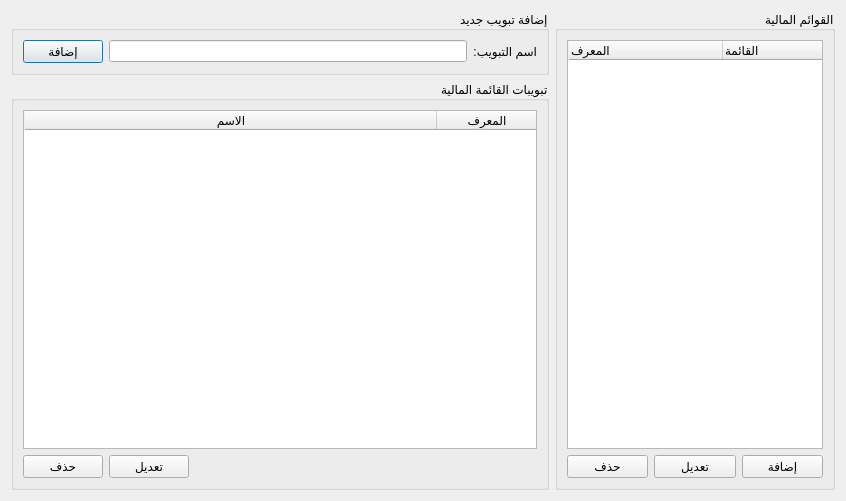
<?xml version="1.0" encoding="UTF-8"?>
<ui version="4.0">
 <class>FinancialStatements</class>
 <widget class="QDialog" name="FinancialStatements">
  <property name="windowModality">
   <enum>Qt::WindowModal</enum>
  </property>
  <property name="geometry">
   <rect>
    <x>0</x>
    <y>0</y>
    <width>846</width>
    <height>501</height>
   </rect>
  </property>
  <property name="minimumSize">
   <size>
    <width>0</width>
    <height>500</height>
   </size>
  </property>
  <property name="windowTitle">
   <string>إدارة القوائم المالية</string>
  </property>
  <property name="layoutDirection">
   <enum>Qt::RightToLeft</enum>
  </property>
  <property name="modal">
   <bool>true</bool>
  </property>
  <layout class="QGridLayout" name="gridLayout_3">
   <item row="0" column="1">
    <widget class="QGroupBox" name="groupBox_4">
     <property name="title">
      <string>إضافة تبويب جديد</string>
     </property>
     <layout class="QGridLayout" name="gridLayout_4">
      <item row="0" column="1">
       <widget class="QLineEdit" name="block_name"/>
      </item>
      <item row="0" column="2">
       <widget class="QPushButton" name="add_financial_statement_block_btn">
        <property name="text">
         <string>إضافة</string>
        </property>
       </widget>
      </item>
      <item row="0" column="0">
       <widget class="QLabel" name="label_7">
        <property name="text">
         <string>اسم التبويب:</string>
        </property>
       </widget>
      </item>
     </layout>
    </widget>
   </item>
   <item row="0" column="0" rowspan="2">
    <widget class="QGroupBox" name="groupBox">
     <property name="enabled">
      <bool>true</bool>
     </property>
     <property name="title">
      <string>القوائم المالية</string>
     </property>
     <property name="flat">
      <bool>false</bool>
     </property>
     <layout class="QGridLayout" name="gridLayout_2">
      <item row="0" column="0" colspan="3">
       <widget class="QTreeWidget" name="financial_statements_tree">
        <column>
         <property name="text">
          <string>القائمة</string>
         </property>
        </column>
        <column>
         <property name="text">
          <string>المعرف</string>
         </property>
        </column>
       </widget>
      </item>
      <item row="1" column="0">
       <widget class="QPushButton" name="add_financial_statement_btn">
        <property name="text">
         <string>إضافة</string>
        </property>
       </widget>
      </item>
      <item row="1" column="1">
       <widget class="QPushButton" name="edit_financial_statement_btn">
        <property name="text">
         <string>تعديل</string>
        </property>
       </widget>
      </item>
      <item row="1" column="2">
       <widget class="QPushButton" name="delete_financial_statement_btn">
        <property name="text">
         <string>حذف</string>
        </property>
       </widget>
      </item>
     </layout>
    </widget>
   </item>
   <item row="1" column="1">
    <widget class="QGroupBox" name="groupBox_2">
     <property name="minimumSize">
      <size>
       <width>500</width>
       <height>400</height>
      </size>
     </property>
     <property name="maximumSize">
      <size>
       <width>16777215</width>
       <height>16777215</height>
      </size>
     </property>
     <property name="title">
      <string>تبويبات القائمة المالية</string>
     </property>
     <layout class="QGridLayout" name="gridLayout">
      <item row="0" column="0" colspan="3">
       <widget class="QTableWidget" name="financial_statement_blocks_table">
        <attribute name="horizontalHeaderStretchLastSection">
         <bool>true</bool>
        </attribute>
        <column>
         <property name="text">
          <string>المعرف</string>
         </property>
        </column>
        <column>
         <property name="text">
          <string>الاسم</string>
         </property>
        </column>
       </widget>
      </item>
      <item row="1" column="0">
       <spacer name="horizontalSpacer">
        <property name="orientation">
         <enum>Qt::Horizontal</enum>
        </property>
        <property name="sizeHint" stdset="0">
         <size>
          <width>315</width>
          <height>20</height>
         </size>
        </property>
       </spacer>
      </item>
      <item row="1" column="1">
       <widget class="QPushButton" name="edit_financial_statement_block_btn">
        <property name="text">
         <string>تعديل</string>
        </property>
       </widget>
      </item>
      <item row="1" column="2">
       <widget class="QPushButton" name="delete_financial_statement_block_btn">
        <property name="text">
         <string>حذف</string>
        </property>
       </widget>
      </item>
     </layout>
    </widget>
   </item>
  </layout>
 </widget>
 <resources/>
 <connections/>
</ui>
